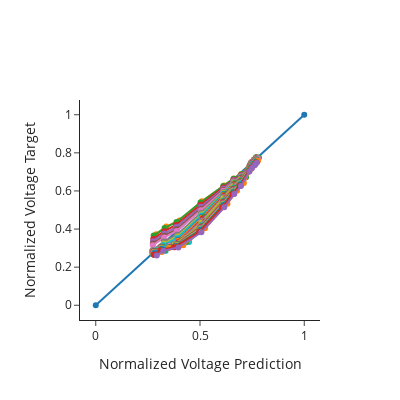

Notebook source saved alongside this figure:
### Markdown cell above
## Parity Plot of baseline (Dh6p3ID20) Test Error

### Code cell
skip = 20
datasets=datasets_list[6]

fig = go.Figure()
fig.layout.height=400
fig.layout.width=400
fig.layout.legend.x=0
fig.layout.legend.y=0
fig.add_trace(go.Scatter(x=[0, 1], y=[0, 1], showlegend=False, mode="markers+lines"))
for i in range(0, len(datasets["X_test"]), batch_size * skip):
    df_pred = pd.DataFrame(models[6].predict(datasets["X_test"][i : i + batch_size], verbose=0)[:, :, 0])
    df_train = pd.DataFrame(datasets["y_test"][i : i + batch_size][:, :, 0])
    fig.add_trace(
        go.Scatter(
            x=df_pred[0].values,
            y=df_train[0].values,
            showlegend=False,
            mode="markers+lines",
        )
    )

fig.update_yaxes(title="Normalized Voltage Target")
fig.update_xaxes(title="Normalized Voltage Prediction")
fig.update_layout(template="simple_white")
